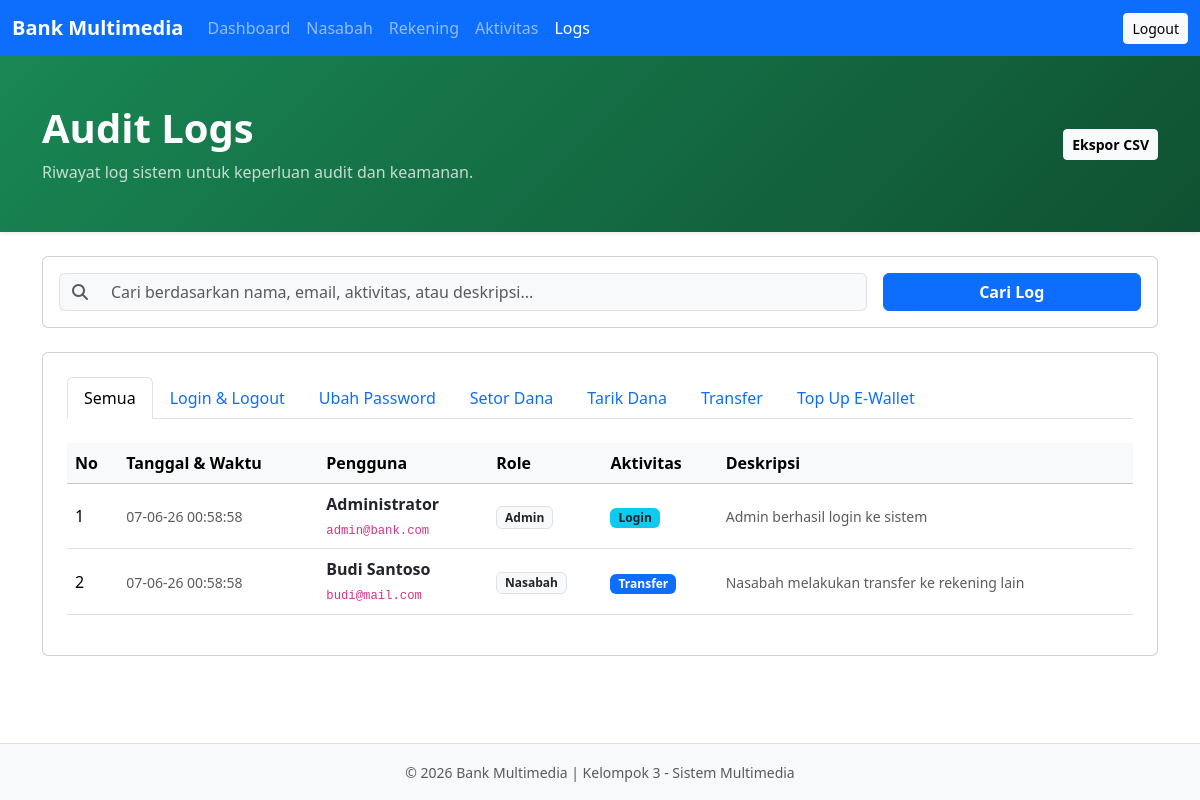
Screenshot of /admin/logs/index.php (signed in) with the database file from the repository.
### tables this page shows
CREATE TABLE audit_log (
    id BIGINT AUTO_INCREMENT PRIMARY KEY,
    user_id INT NOT NULL,
    aktivitas VARCHAR(255) NOT NULL,
    deskripsi TEXT,
    created_at TIMESTAMP DEFAULT CURRENT_TIMESTAMP,

    FOREIGN KEY (user_id)
    REFERENCES users(id)
);

CREATE TABLE users (
    id INT AUTO_INCREMENT PRIMARY KEY,
    role_id INT NOT NULL,
    nama_lengkap VARCHAR(150) NOT NULL,
    email VARCHAR(150) NOT NULL UNIQUE,
    password VARCHAR(255) NOT NULL,
    no_hp VARCHAR(20),
    foto_profil VARCHAR(255) DEFAULT 'default.png',
    status_akun ENUM('Pending','Aktif','Nonaktif') DEFAULT 'Pending',
    created_at TIMESTAMP DEFAULT CURRENT_TIMESTAMP,
    updated_at TIMESTAMP NULL,

    CONSTRAINT fk_users_role
    FOREIGN KEY (role_id)
    REFERENCES roles(id)
);

CREATE TABLE roles (
    id INT AUTO_INCREMENT PRIMARY KEY,
    nama_role VARCHAR(50) NOT NULL UNIQUE,
    created_at TIMESTAMP DEFAULT CURRENT_TIMESTAMP
);

### admin/logs/index.php (the view, shortened to what this page needs)
<?php
$active_tab = isset($_GET['tab']) ? $_GET['tab'] : 'semua';
$search_query = isset($_GET['search']) ? trim($_GET['search']) : '';
$where_sql = "";
$query_logs = "SELECT a.*, u.nama_lengkap, u.email, r.nama_role
               FROM audit_log a
               JOIN users u ON a.user_id = u.id
               JOIN roles r ON u.role_id = r.id
               $where_sql
               ORDER BY a.created_at DESC";
$logs_result = mysqli_query($conn, $query_logs);
?>
<!DOCTYPE html>
<html lang="id">
<head>
    <link href="https://cdn.jsdelivr.net/npm/bootstrap@5.3.8/dist/css/bootstrap.min.css" rel="stylesheet">
    <link rel="stylesheet" href="https://cdnjs.cloudflare.com/ajax/libs/font-awesome/6.4.0/css/all.min.css">
</head>
<body class="d-flex flex-column min-vh-100">
    <nav class="navbar navbar-expand-lg navbar-dark bg-primary">
        <div class="container-fluid">
            <a class="navbar-brand fw-bold" href="#">
                Bank Multimedia
            </a>
            <div class="collapse navbar-collapse" id="navbarAdmin">
                <ul class="navbar-nav me-auto">
                    <li class="nav-item">
                        <a class="nav-link" href="../dashboard/index.php">Dashboard</a>
                    </li>
                    <li class="nav-item">
                        <a class="nav-link" href="../nasabah/index.php">Nasabah</a>
                    </li>
                    <li class="nav-item">
                        <a class="nav-link" href="../rekening/index.php">Rekening</a>
                    </li>
                    <li class="nav-item">
                        <a class="nav-link" href="../aktivitas/index.php">Aktivitas</a>
                    </li>
                    <li class="nav-item">
                        <a class="nav-link active" href="../logs/index.php">Logs</a>
                    </li>
                </ul>
                <a href="../../logout.php" class="btn btn-light btn-sm">
                    Logout
                </a>
            </div>
        </div>
    </nav>
    <header class="hero py-5 shadow-sm">
        <div class="container">
            <div class="row align-items-center">
                <div class="col-md-8">
                    <h1 class="display-6 fw-bold">Audit Logs</h1>
                    <p class="mb-0 opacity-75">Riwayat log sistem untuk keperluan audit dan keamanan.</p>
                </div>
                <div class="col-md-4 text-md-end mt-3 mt-md-0">
                    <div class="btn-group">
                        <a href="ekspor.php?type=<?= htmlspecialchars($active_tab) ?>&search=<?= urlencode($search_query) ?>" id="btn-export" class="btn btn-light btn-sm fw-semibold">
                            Ekspor CSV
                        </a>
                    </div>
                </div>
            </div>
        </div>
    </header>
    <main class="flex-grow-1">
        <div class="container py-4">
            <div class="card p-3 mb-4">
                <form method="GET" action="index.php" class="row g-3 align-items-center">
                    <div class="col-md-9">
                        <div class="input-group">
                            <span class="input-group-text bg-light border-end-0"><i class="fas fa-search text-muted"></i></span>
                            <input type="text" name="search" class="form-control border-start-0 bg-light" placeholder="Cari berdasarkan nama, email, aktivitas, atau deskripsi..." value="<?= htmlspecialchars($search_query); ?>">
                        </div>
                    </div>
                    <div class="col-md-3 d-grid">
                        <button type="submit" class="btn btn-primary fw-semibold">
                            Cari Log
                        </button>
                    </div>
                </form>
            </div>
            <div class="card p-4">
                <ul class="nav nav-tabs mb-4" id="logTab">
                    <li class="nav-item">
                        <a class="nav-link <?= $active_tab === 'semua' ? 'active' : '' ?>" href="index.php?tab=semua&search=<?= urlencode($search_query) ?>">
                            Semua
                        </a>
                    </li>
                    <li class="nav-item">
                        <a class="nav-link <?= $active_tab === 'login' ? 'active' : '' ?>" href="index.php?tab=login&search=<?= urlencode($search_query) ?>">
                            Login & Logout
                        </a>
                    </li>
                    <li class="nav-item">
                        <a class="nav-link <?= $active_tab === 'password' ? 'active' : '' ?>" href="index.php?tab=password&search=<?= urlencode($search_query) ?>">
                            Ubah Password
                        </a>
                    </li>
                    <li class="nav-item">
                        <a class="nav-link <?= $active_tab === 'setor' ? 'active' : '' ?>" href="index.php?tab=setor&search=<?= urlencode($search_query) ?>">
                            Setor Dana
                        </a>
                    </li>
                    <li class="nav-item">
                        <a class="nav-link <?= $active_tab === 'tarik' ? 'active' : '' ?>" href="index.php?tab=tarik&search=<?= urlencode($search_query) ?>">
                            Tarik Dana
                        </a>
                    </li>
                    <li class="nav-item">
                        <a class="nav-link <?= $active_tab === 'transfer' ? 'active' : '' ?>" href="index.php?tab=transfer&search=<?= urlencode($search_query) ?>">
                            Transfer
                        </a>
                    </li>
                    <li class="nav-item">
                        <a class="nav-link <?= $active_tab === 'topup' ? 'active' : '' ?>" href="index.php?tab=topup&search=<?= urlencode($search_query) ?>">
                            Top Up E-Wallet
                        </a>
                    </li>
                </ul>
                <div class="table-responsive">
                    <table class="table table-hover align-middle">
                        <thead class="table-light">
                            <tr>
                                <th>No</th>
                                <th>Tanggal & Waktu</th>
                                <th>Pengguna</th>
                                <th>Role</th>
                                <th>Aktivitas</th>
                                <th>Deskripsi</th>
                            </tr>
                        </thead>
                        <tbody>
                            <?php if (mysqli_num_rows($logs_result) > 0): ?>
                                <?php
                                $no = 1;
                                while ($row = mysqli_fetch_assoc($logs_result)):
                                    $badge_class = 'bg-secondary';
                                    $act = $row['aktivitas'];
                                    if ($act === 'Login' || $act === 'Logout') {
                                        $badge_class = 'bg-info text-dark';
                                    } elseif ($act === 'Ubah Password') {
                                        $badge_class = 'bg-warning text-dark';
                                    } elseif (strpos($act, 'Setor') !== false || $act === 'SETOR') {
                                        $badge_class = 'bg-success';
                                    } elseif (strpos($act, 'Tarik') !== false || $act === 'TARIK') {
                                        $badge_class = 'bg-danger';
                                    } elseif (strpos($act, 'Transfer') !== false || strpos($act, 'TRANSFER') !== false) {
                                        $badge_class = 'bg-primary';
                                    } elseif (strpos($act, 'Top Up') !== false || strpos($act, 'Topup') !== false || strpos($act, 'TOPUP') !== false) {
                                        $badge_class = 'bg-dark';
                                    }
                                ?>
                                    <tr>
                                        <td><?= $no++; ?></td>
                                        <td><small class="text-muted"><?= date('d-m-y H:i:s', strtotime($row['created_at'])); ?></small></td>
                                        <td>
                                            <div class="fw-semibold text-dark"><?= htmlspecialchars($row['nama_lengkap']); ?></div>
                                            <small class="text-muted"><code><?= htmlspecialchars($row['email']); ?></code></small>
                                        </td>
                                        <td>
                                            <span class="badge bg-light text-dark border"><?= htmlspecialchars($row['nama_role']); ?></span>
                                        </td>
                                        <td>
                                            <span class="badge <?= $badge_class; ?> px-2 py-1"><?= htmlspecialchars($act); ?></span>
                                        </td>
                                        <td><span class="text-muted small"><?= htmlspecialchars($row['deskripsi']); ?></span></td>
                                    </tr>
                                <?php endwhile; ?>
                            <?php endif; ?>
                        </tbody>
                    </table>
                </div>
            </div>
        </div>
    </main>
    <footer class="bg-light border-top py-3">
        <div class="container-fluid text-center">
            <small class="text-muted">
                © <?= date('Y'); ?> Bank Multimedia | Kelompok 3 - Sistem Multimedia
            </small>
        </div>
    </footer>
</body>
</html>

### admin/logs/index.php (style rules this page uses)
.hero { background: linear-gradient(135deg, #198754, #0f5132); color: white; }

### rows the page displays
audit_log: created_at "07-06-26 00:58:58", user.nama_lengkap "Administrator", user.email "admin@bank.com", roles.nama_role "Admin", aktivitas "Login", deskripsi "Admin berhasil login ke sistem"
audit_log: created_at "07-06-26 00:58:58", user.nama_lengkap "Budi Santoso", user.email "budi@mail.com", roles.nama_role "Nasabah", aktivitas "Transfer", deskripsi "Nasabah melakukan transfer ke rekening lain"
